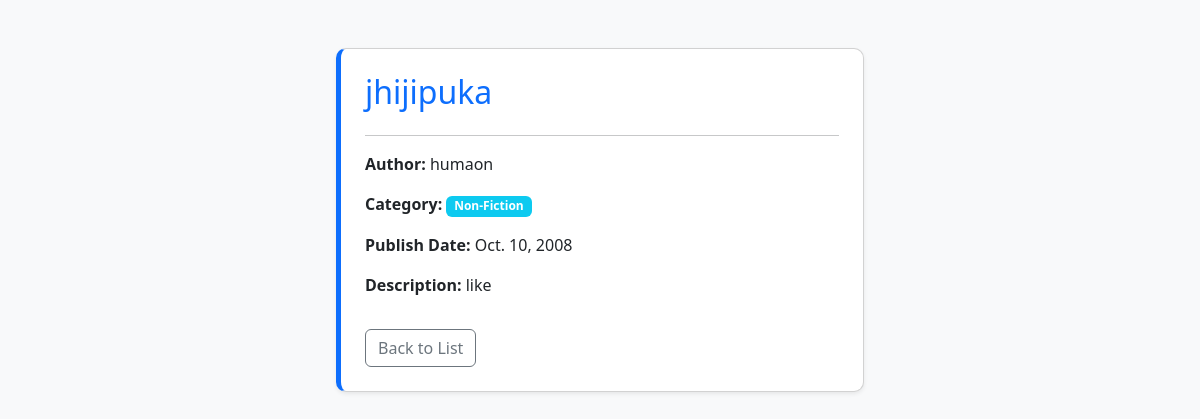
/detail/4/, run on the app's committed database.
### books/models.py (models this page shows, shortened)
class Book(models.Model):
    CATEGORY_CHOICES=[
        ('Fiction', 'Fiction'),
        ('Non-Fiction', 'Non-Fiction'),
        ('Sci-Fi', 'Sci-Fi'),
        ('Biography', 'Biography'),
        ('Technology', 'Technology'),
        ('Other', 'Other'),
    ]
    title = models.CharField(max_length=200)
    author = models.CharField(max_length=100)
    category = models.CharField(max_length=50, choices=CATEGORY_CHOICES, default='Fiction')
    publish_date = models.DateField()
    description = models.TextField(blank=True, null=True)

### books/views.py (the view)
# urls.py: path('detail/<int:pk>/',views.book_detail,name='book_detail'),
def book_detail(request,pk):
    book=get_object_or_404(Book,pk=pk)
    return render(request,'book_detail.html',{'book':book})

### templates/book_detail.html (shortened to what this page needs)
<!DOCTYPE html>
<html lang="en">
<head>
    <link href="https://cdn.jsdelivr.net/npm/bootstrap@5.3.0/dist/css/bootstrap.min.css" rel="stylesheet">
</head>
<body class="p-5">
    <div class="container col-md-6">
        <div class="card custom-card shadow-sm p-4">
            <h2 class="text-primary">{{ book.title }}</h2>
            <hr>
            <p><strong>Author:</strong> {{ book.author }}</p>
            <p><strong>Category:</strong> <span class="badge bg-info">{{ book.category }}</span></p>
            <p><strong>Publish Date:</strong> {{ book.publish_date }}</p>
            <p><strong>Description:</strong> {{ book.description }}</p>
            <div>
                <a href="{% url 'book_list' %}" class="btn btn-outline-secondary mt-3">Back to List</a>
            </div>
        </div>
    </div>
</body>
</html>

### templates/book_detail.html (style rules this page uses)
body { background-color: #f8f9fa; }
.custom-card { background: #ffffff; border-left: 5px solid #0d6efd; border-radius: 10px; }

### data on the page
Book: title "jhijipuka", author "humaon", category "Non-Fiction", publish_date "Oct. 10, 2008", description "like"
